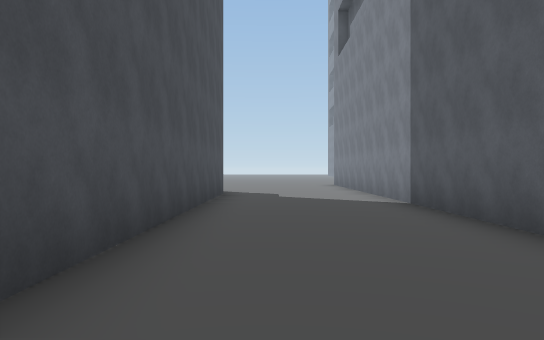
view 1 (above)

24 first-person views from a walk through a Unity game level. The camera is 1.2 m above the floor, looks level and sees 70° across. The floor is counted in squares, 2 m on a side. Each view is taken from the middle of a square. On the plan, view 1 faces up. The plan holds only what a view shows up to about 11 squares ahead; the rest is blank. The place goes on beyond the plan. Door leaves are left out, so doorways stand open. Some surface patterns are stand-ins.

view 2
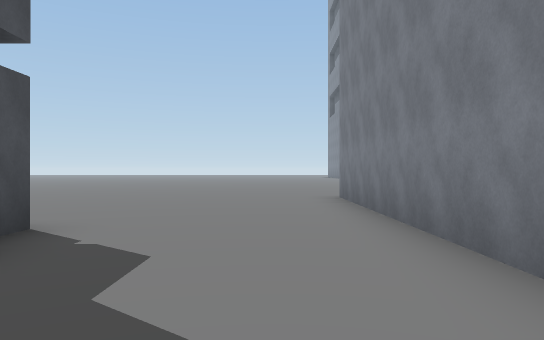

view 3
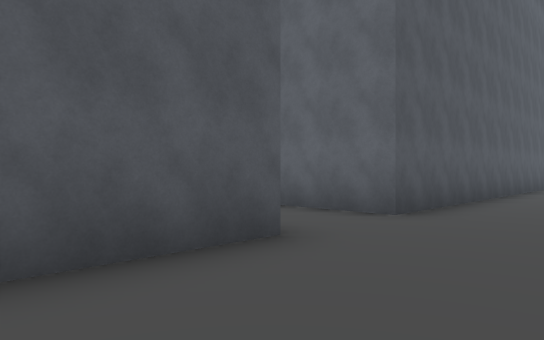

view 4
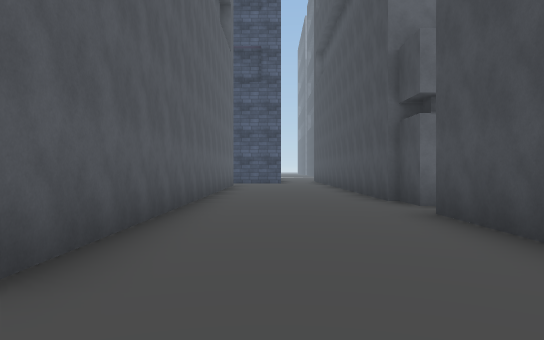

view 5
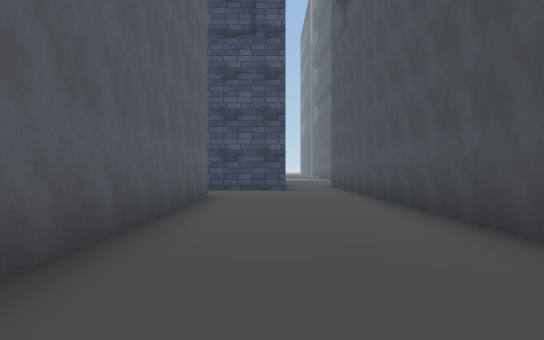

view 6
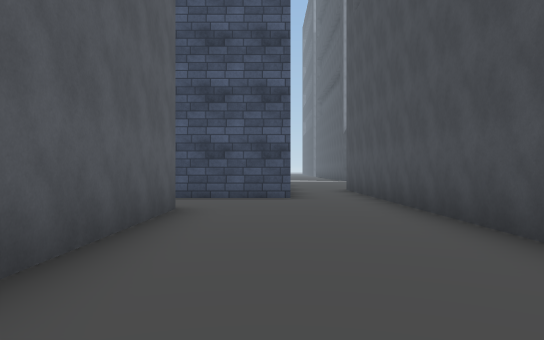

view 7
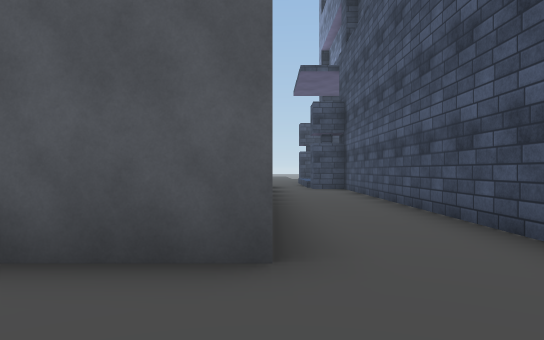

view 8
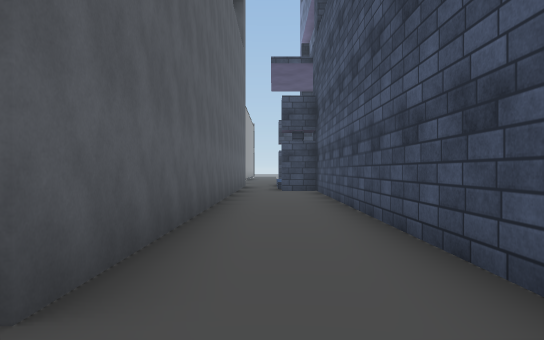

view 9
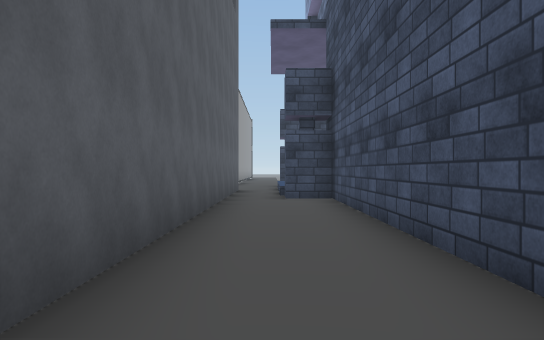

view 10
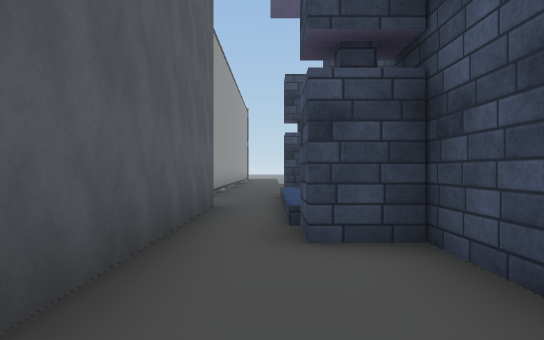

view 11
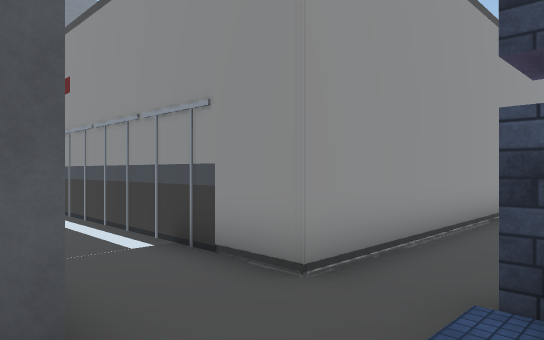

view 12
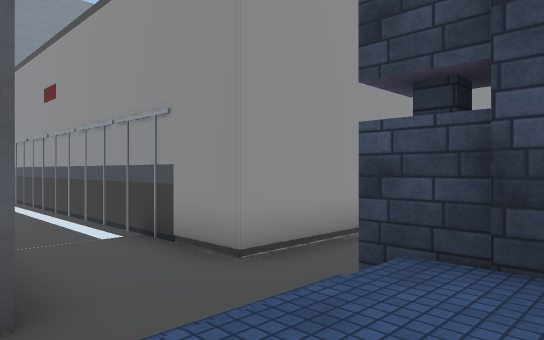

view 13
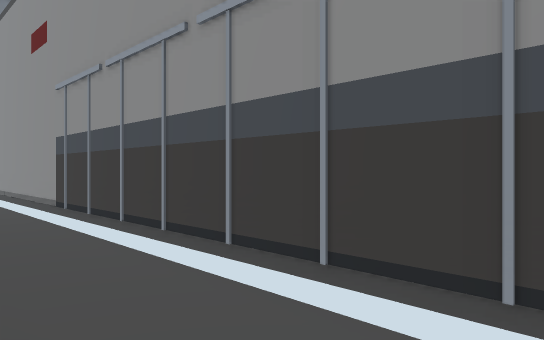

view 14
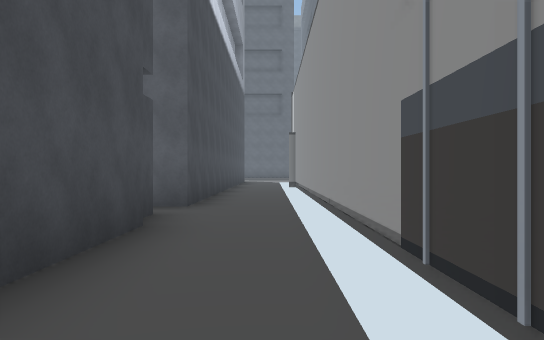

view 15
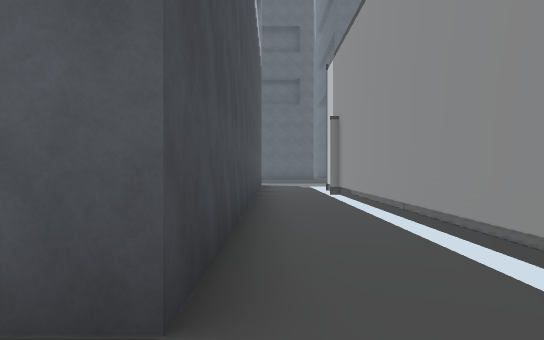

view 16
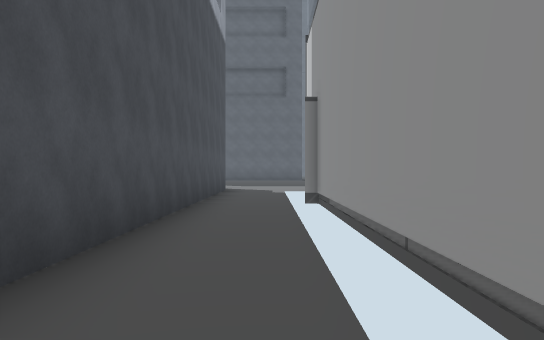

view 17
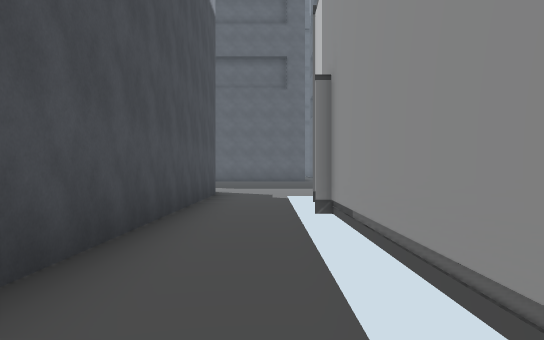

view 18
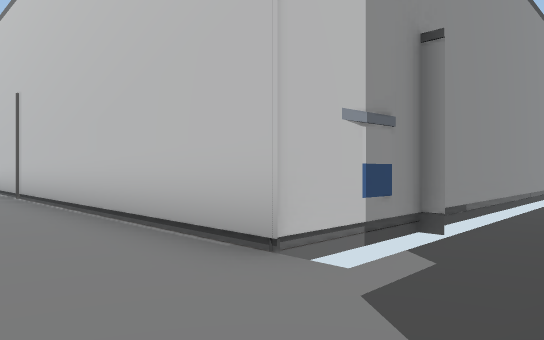

view 19
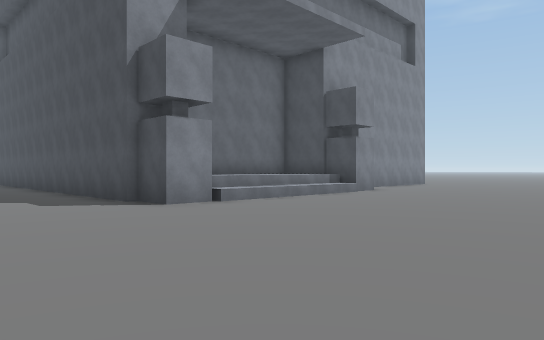

view 20
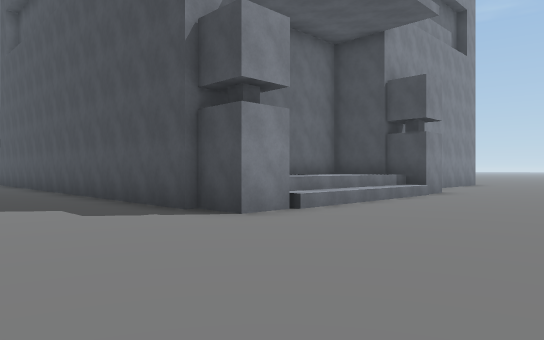

view 21
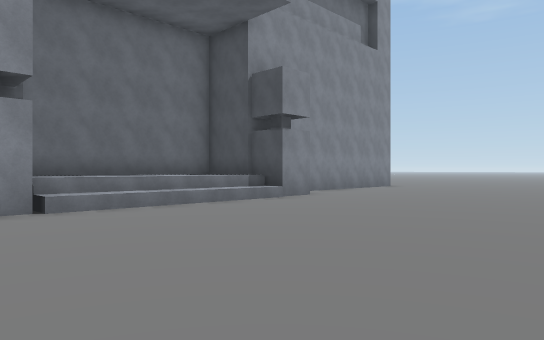

view 22
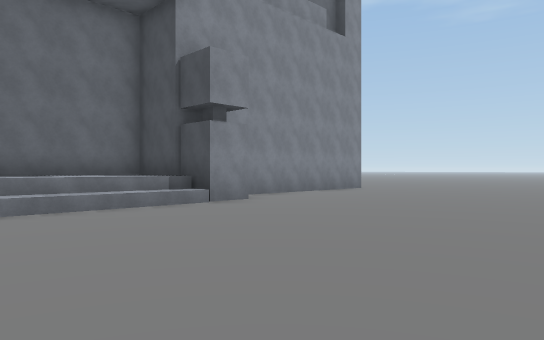

view 23
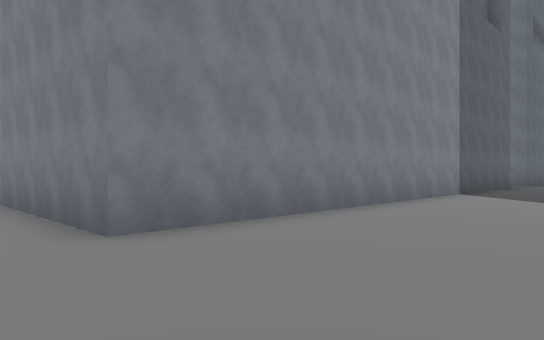

view 24
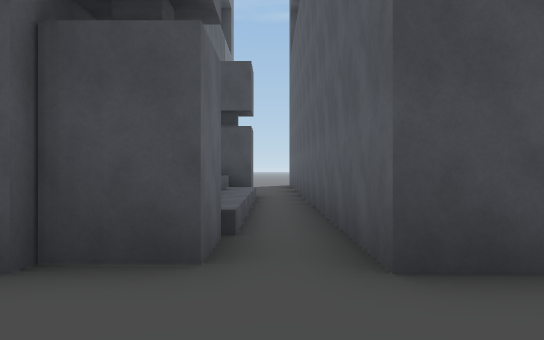

### Floor plan
Key: @ floor where view 1 was taken; # wall or solid block; . main floor; : floor 1 m higher than the main floor; / step, stairs or slope; B building; O other object.
Columns run from 10 left of view 1 to 27 right of it. Each row starts with its distance up from view 1.
 17     ..........            ....
 16 ..............            .........
 15 .............#            ..##########
 14 .............#            ..#
 13 .............#            ..
 12 .............#            ..#
 11 ..///////....#            ..#
 10 ##B     #....#            ..O
  9         ##...#            ..O
  8    #######...#            ..O
  7          #...#            ..#
  6          #...#            ..O
  5          #...#            ..O
  4          #...#            ..O
  3          #...#           #..#
  2          #....           ...O
  1           .....          #..O
  0           @..###          ..O
 -1          #...#            ..#O
 -2          #...#            ..#O
 -3 ##########...#            ..#O
 -4 .............#             .#O
 -5   #     B....#            ..#O
 -6         ##...#            ..OO
 -7          #...#            ..#O
 -8          #...#            ..OO
 -9          #...#            ..#O
-10          #...#            ..OO
-11          #...#            ..#O
-12          #...#            ..   ###
-13          #...#############........
-14          #............./////...
-15          #............## :::#
-16          #.############  :::#
-17          #.

Positions as (right, up) in squares from view 1, and headings:
1: (0, 0), facing up
2: (1, 7), facing up
3: (0, 5), facing down-right
4: (1, 2), facing down
5: (1, -4), facing down
6: (1, -7), facing down
7: (0, -13), facing right
8: (1, -14), facing right
9: (4, -14), facing right
10: (9, -14), facing right
11: (15, -15), facing up-right
12: (15, -16), facing up-right
13: (16, -8), facing up-right
14: (17, -4), facing up
15: (16, 1), facing up
16: (17, 4), facing up
17: (17, 6), facing up
18: (16, 17), facing down-right
19: (2, 17), facing down-left
20: (2, 15), facing down-left
21: (-1, 17), facing down-left
22: (-3, 17), facing down-left
23: (-1, 17), facing down-right
24: (1, -4), facing left
